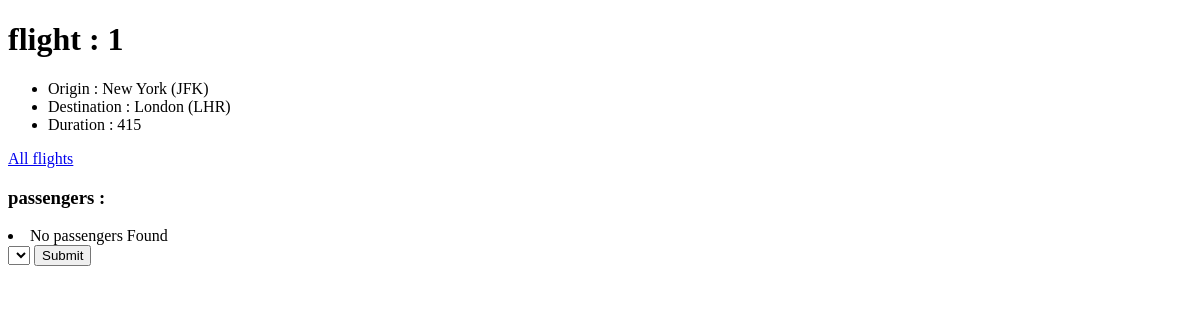
The app's page /flights/1, older data.
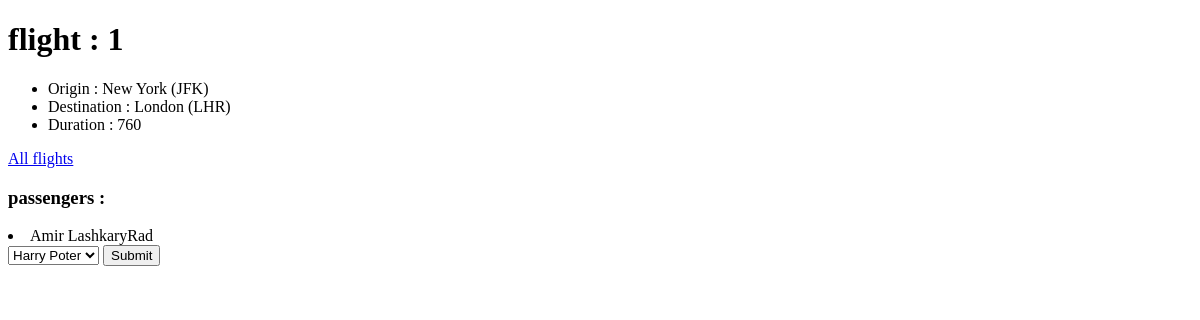
The same page, newer data.
### flights/models.py (models this page shows)
class Flight(models.Model):
    origin = models.ForeignKey(
        Airport, on_delete=models.CASCADE, related_name="departures")
    destination = models.ForeignKey(
        Airport, on_delete=models.CASCADE, related_name="arrivals")
    duration = models.IntegerField()

class Airport(models.Model):
    code = models.CharField(max_length=3)
    city = models.CharField(max_length=64)
    def __str__(self):
        return f"{self.city} ({self.code})"

class Passenger(models.Model):
    first = models.CharField(max_length=64)
    last = models.CharField(max_length=64)
    flights = models.ManyToManyField(Flight, blank=True, related_name="passengers")
    def __str__(self):
        return f"{self.first} {self.last}"

### flights/views.py (the view)
# urls.py: path('<int:flight_id>', views.flight, name="flight"),
def flight(request, flight_id):
    flight = Flight.objects.get(id = flight_id)
    passengers = flight.passengers.all()
    non_passengers = Passenger.objects.exclude(flights = flight).all()
    return render(request, 'flights/flight.html',{
        "flight": flight,
        "passengers": passengers,
        "non_passengers":non_passengers
    })

### flights/templates/flights/flight.html (shortened to what this page needs)
{% extends 'flights/layout.html' %}
{% block body %}
    <h1>flight : {{flight.id}}</h1>
    <ul>
        <li>Origin : {{flight.origin}}</li>
        <li>Destination : {{flight.destination}}</li>
        <li>Duration : {{flight.duration}}</li>
    </ul>
    <a href="{% url 'index' %}"> All flights </a>
    <h3>passengers :</h3>
    {% for passenger in passengers %}
        <li>{{passenger}}</li>
    {% empty %}
        <li>No passengers Found</li>
    {% endfor %}
    <form action="{% url 'book' flight.id%}" method="post">
        <select name="passenger" id="#">
            {% for passenger in non_passengers %}
                <option value="{{ passenger.id }}">{{ passenger }}</option>
            {% endfor %}
        </select>
        <input type="submit">
    </form>
{% endblock %}

Row changes from the older to the newer data that the page shows:
changed Flight "New York (JFK)": duration "415" → "760"
added Passenger: first+last "Amir LashkaryRad"
Text that changed along with them:
form field passenger: (not shown) → "Harry Poter"
text no longer shown: "No passengers Found"
